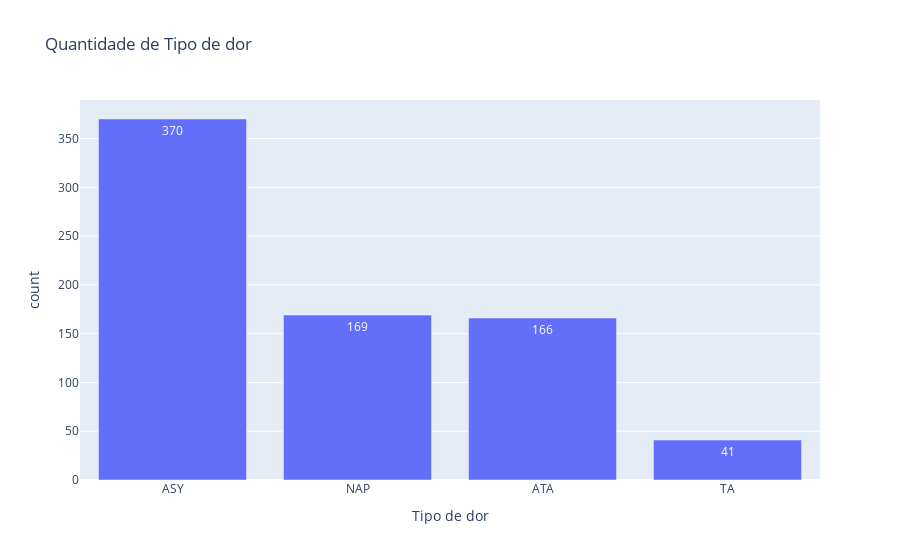

Here is the notebook cell this chart was saved with:
### Code cell
constroi_grafico_barras('Tipo de dor')

### Figure 1 — Plotly figure (JSON) as saved in the notebook; plotly's stock layout.template omitted (floating-point values rounded to 4 significant figures)
{"data": [{"alignmentgroup": "True", "hovertemplate": "Tipo de dor=%{x}<br>count=%{y}<extra></extra>", "legendgroup": "", "marker": {"color": "#636efa", "pattern": {"shape": ""}}, "name": "", "offsetgroup": "", "orientation": "v", "showlegend": false, "textposition": "auto", "texttemplate": "%{y}", "type": "bar", "x": ["ASY", "NAP", "ATA", "TA"], "xaxis": "x", "y": [370, 169, 166, 41], "yaxis": "y"}], "layout": {"autosize": true, "barmode": "relative", "legend": {"tracegroupgap": 0}, "title": {"text": "Quantidade de Tipo de dor"}, "xaxis": {"anchor": "y", "autorange": true, "domain": [0, 1], "range": [-0.5, 3.5], "title": {"text": "Tipo de dor"}, "type": "category"}, "yaxis": {"anchor": "x", "autorange": true, "domain": [0, 1], "range": [0, 389.5], "title": {"text": "count"}, "type": "linear"}}}
